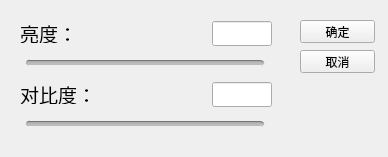
<?xml version="1.0" encoding="UTF-8"?>
<ui version="4.0">
 <class>LightnessContrastAdjustForm</class>
 <widget class="QWidget" name="LightnessContrastAdjustForm">
  <property name="geometry">
   <rect>
    <x>0</x>
    <y>0</y>
    <width>388</width>
    <height>157</height>
   </rect>
  </property>
  <property name="minimumSize">
   <size>
    <width>388</width>
    <height>157</height>
   </size>
  </property>
  <property name="maximumSize">
   <size>
    <width>388</width>
    <height>157</height>
   </size>
  </property>
  <property name="windowTitle">
   <string>Form</string>
  </property>
  <widget class="QPushButton" name="confirmBtn">
   <property name="geometry">
    <rect>
     <x>300</x>
     <y>20</y>
     <width>75</width>
     <height>23</height>
    </rect>
   </property>
   <property name="text">
    <string>确定</string>
   </property>
  </widget>
  <widget class="QPushButton" name="cancelBtn">
   <property name="geometry">
    <rect>
     <x>300</x>
     <y>50</y>
     <width>75</width>
     <height>23</height>
    </rect>
   </property>
   <property name="text">
    <string>取消</string>
   </property>
  </widget>
  <widget class="QWidget" name="">
   <property name="geometry">
    <rect>
     <x>20</x>
     <y>20</y>
     <width>252</width>
     <height>55</height>
    </rect>
   </property>
   <layout class="QVBoxLayout" name="verticalLayout_2">
    <item>
     <layout class="QHBoxLayout" name="horizontalLayout_2">
      <item>
       <widget class="QLabel" name="label_2">
        <property name="minimumSize">
         <size>
          <width>70</width>
          <height>20</height>
         </size>
        </property>
        <property name="maximumSize">
         <size>
          <width>70</width>
          <height>20</height>
         </size>
        </property>
        <property name="font">
         <font>
          <pointsize>14</pointsize>
         </font>
        </property>
        <property name="text">
         <string>亮度：</string>
        </property>
       </widget>
      </item>
      <item>
       <spacer name="horizontalSpacer_2">
        <property name="orientation">
         <enum>Qt::Horizontal</enum>
        </property>
        <property name="sizeHint" stdset="0">
         <size>
          <width>40</width>
          <height>20</height>
         </size>
        </property>
       </spacer>
      </item>
      <item>
       <widget class="QLineEdit" name="lightnessEdit">
        <property name="minimumSize">
         <size>
          <width>60</width>
          <height>25</height>
         </size>
        </property>
        <property name="maximumSize">
         <size>
          <width>60</width>
          <height>25</height>
         </size>
        </property>
        <property name="font">
         <font>
          <pointsize>14</pointsize>
          <weight>50</weight>
          <bold>false</bold>
         </font>
        </property>
        <property name="text">
         <string/>
        </property>
       </widget>
      </item>
     </layout>
    </item>
    <item>
     <widget class="QSlider" name="lightnessSlider">
      <property name="minimumSize">
       <size>
        <width>250</width>
        <height>20</height>
       </size>
      </property>
      <property name="maximumSize">
       <size>
        <width>250</width>
        <height>20</height>
       </size>
      </property>
      <property name="styleSheet">
       <string notr="true">QSlider::groove:horizontal {
border: 1px solid;
border-top-color:#767676;
border-bottom-color:#EFEFEF;
border-left-color:qlineargradient(x1:0, y1:0, x2:0, y2:1, stop:0 #A6A6A6, stop:0.75 #C2C2C2, stop:1 #A6A6A6);
border-right-color:qlineargradient(x1:0, y1:0, x2:0, y2:1, stop:0 #A6A6A6, stop:0.75 #C2C2C2, stop:1 #A6A6A6);
height: 4px;
margin:0 6 0 6;
border-radius:3px;
background: qlineargradient(x1:0, y1:0, x2:0, y2:1, stop:0 #A6A6A6, stop:0.75 #C2C2C2, stop:1 #A6A6A6);

}
QSlider::handle:horizontal   
{  
    border-image:url(:/images/handle.png);
    width: 12px;
    margin:1 -6 -7 -6;
}  </string>
      </property>
      <property name="minimum">
       <number>-255</number>
      </property>
      <property name="maximum">
       <number>255</number>
      </property>
      <property name="value">
       <number>0</number>
      </property>
      <property name="orientation">
       <enum>Qt::Horizontal</enum>
      </property>
     </widget>
    </item>
   </layout>
  </widget>
  <widget class="QWidget" name="">
   <property name="geometry">
    <rect>
     <x>20</x>
     <y>81</y>
     <width>252</width>
     <height>55</height>
    </rect>
   </property>
   <layout class="QVBoxLayout" name="verticalLayout_3">
    <item>
     <layout class="QHBoxLayout" name="horizontalLayout_3">
      <item>
       <widget class="QLabel" name="label_3">
        <property name="minimumSize">
         <size>
          <width>70</width>
          <height>20</height>
         </size>
        </property>
        <property name="maximumSize">
         <size>
          <width>70</width>
          <height>20</height>
         </size>
        </property>
        <property name="font">
         <font>
          <pointsize>14</pointsize>
         </font>
        </property>
        <property name="text">
         <string>对比度：</string>
        </property>
       </widget>
      </item>
      <item>
       <spacer name="horizontalSpacer_3">
        <property name="orientation">
         <enum>Qt::Horizontal</enum>
        </property>
        <property name="sizeHint" stdset="0">
         <size>
          <width>40</width>
          <height>20</height>
         </size>
        </property>
       </spacer>
      </item>
      <item>
       <widget class="QLineEdit" name="contrastEdit">
        <property name="minimumSize">
         <size>
          <width>60</width>
          <height>25</height>
         </size>
        </property>
        <property name="maximumSize">
         <size>
          <width>60</width>
          <height>25</height>
         </size>
        </property>
        <property name="font">
         <font>
          <pointsize>14</pointsize>
         </font>
        </property>
       </widget>
      </item>
     </layout>
    </item>
    <item>
     <widget class="QSlider" name="contrastSlider">
      <property name="minimumSize">
       <size>
        <width>250</width>
        <height>20</height>
       </size>
      </property>
      <property name="maximumSize">
       <size>
        <width>250</width>
        <height>20</height>
       </size>
      </property>
      <property name="styleSheet">
       <string notr="true">QSlider::groove:horizontal {
border: 1px solid;
border-top-color:#767676;
border-bottom-color:#EFEFEF;
border-left-color:qlineargradient(x1:0, y1:0, x2:0, y2:1, stop:0 #A6A6A6, stop:0.75 #C2C2C2, stop:1 #A6A6A6);
border-right-color:qlineargradient(x1:0, y1:0, x2:0, y2:1, stop:0 #A6A6A6, stop:0.75 #C2C2C2, stop:1 #A6A6A6);
height: 4px;
margin:0 6 0 6;
border-radius:3px;
background: qlineargradient(x1:0, y1:0, x2:0, y2:1, stop:0 #A6A6A6, stop:0.75 #C2C2C2, stop:1 #A6A6A6);

}
QSlider::handle:horizontal   
{  
    border-image:url(:/images/handle.png);
    width: 12px;
    margin:1 -6 -7 -6;
}  </string>
      </property>
      <property name="minimum">
       <number>-255</number>
      </property>
      <property name="maximum">
       <number>255</number>
      </property>
      <property name="value">
       <number>0</number>
      </property>
      <property name="orientation">
       <enum>Qt::Horizontal</enum>
      </property>
     </widget>
    </item>
   </layout>
  </widget>
 </widget>
 <resources/>
 <connections/>
</ui>
